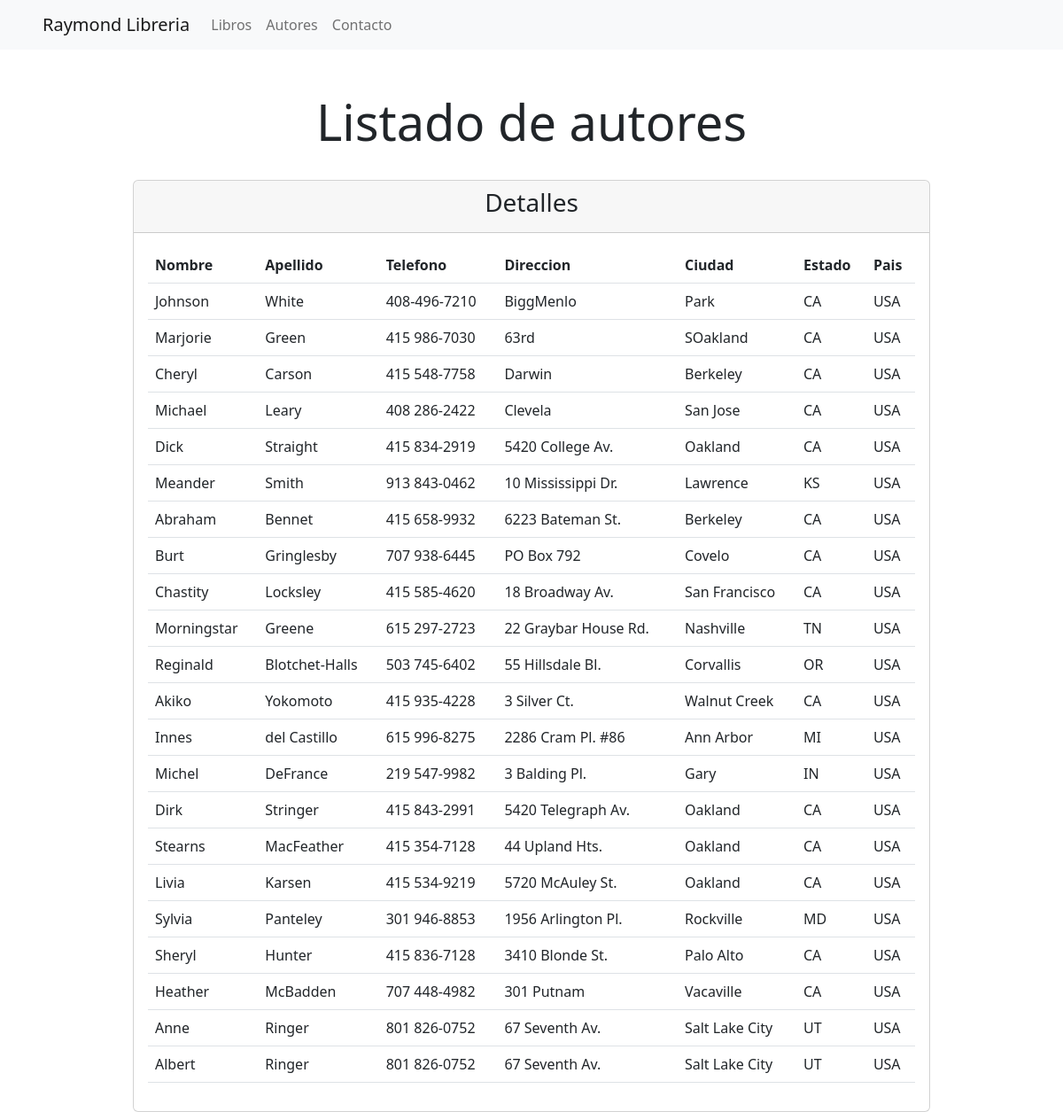
Screenshot of /autores.php with the database file from the repository.
### tables this page shows
CREATE TABLE IF NOT EXISTS `autores` (
  `id_autor` varchar(11) NOT NULL,
  `apellido` varchar(15) NOT NULL,
  `nombre` varchar(15) NOT NULL,
  `telefono` varchar(12) NOT NULL,
  `direccion` varchar(20) NOT NULL,
  `ciudad` varchar(15) NOT NULL,
  `estado` varchar(2) NOT NULL,
  `pais` varchar(3) NOT NULL,
  `cod_postal` int(5) NOT NULL,
  PRIMARY KEY (`id_autor`)
);

### autores.php (the view, shortened to what this page needs)
<?php
require("./db.php");
try {
    $sql = "SELECT nombre, apellido, telefono, direccion, ciudad, estado, pais FROM autores";
    $stmt = $conn->query($sql);
    $autores = $stmt->fetchAll(PDO::FETCH_ASSOC);
} catch (\Throwable $th) {
    $error = "No se pudo obtener los autores";
}
?>
<!DOCTYPE html>
<html lang="en">
<head>
    <link href="https://cdn.jsdelivr.net/npm/bootstrap@5.2.3/dist/css/bootstrap.min.css" rel="stylesheet">
</head>
<body>
    <header class="mb-5">
        <nav class="navbar navbar-expand-lg navbar-light bg-light ps-5">
            <a class="navbar-brand" href="./index.php">Raymond Libreria</a>
            <div class="collapse navbar-collapse" id="navbarNav">
              <ul class="navbar-nav">
                <li class="nav-item active">
                  <a class="nav-link" href="./libros.php">Libros</a>
                </li>
                <li class="nav-item ">
                  <a class="nav-link" href="#">Autores</a>
                </li>
                <li class="nav-item">
                  <a class="nav-link" href="./contacto.php">Contacto</a>
                </li>
              </ul>
            </div>
          </nav>
    </header>
    <main class="d-flex flex-column justify-content-center align-items-center">
        <div class="text-center">
            <h1 class="display-4">Listado de autores</h1>
        </div>
        <br />
        <div class="card w-75">
            <div class="card-header">
                <h3 class="text-center">Detalles</h3>
            </div>
            <div class="card-body">
              <?php if (isset($error)): ?>
                <p><?php echo $error ?></p>
              <?php else: ?>
                <table class="table">
                    <thead>
                        <tr>
                          <th>Nombre</th>
                          <th>Apellido</th>
                          <th>Telefono</th>
                          <th>Direccion</th>
                          <th>Ciudad</th>
                          <th>Estado</th>
                          <th>Pais</th>
                        </tr>
                    </thead>
                    <tbody>
                      <?php foreach($autores as $autor): ?>
                          <tr>
                              <td><?php echo $autor['nombre'] ?></td>
                              <td><?php echo $autor['apellido'] ?></td>
                              <td><?php echo $autor['telefono'] ?></td>
                              <td><?php echo $autor['direccion'] ?></td>
                              <td><?php echo $autor['ciudad'] ?></td>
                              <td><?php echo $autor['estado'] ?></td>
                              <td><?php echo $autor['pais'] ?></td>
                          </tr>
                        <?php endforeach;?>
                    </tbody>
                </table>
              <?php endif; ?>
            </div>
        </div>
    </main>
</body>
</html>

### rows the page displays
autores: nombre "Johnson", apellido "White", telefono "408-496-7210", direccion "BiggMenlo", ciudad "Park", estado "CA", pais "USA"
autores: nombre "Marjorie", apellido "Green", telefono "415 986-7030", direccion "63rd", ciudad "SOakland", estado "CA", pais "USA"
autores: nombre "Cheryl", apellido "Carson", telefono "415 548-7758", direccion "Darwin", ciudad "Berkeley", estado "CA", pais "USA"
autores: nombre "Michael", apellido "Leary", telefono "408 286-2422", direccion "Clevela", ciudad "San Jose", estado "CA", pais "USA"
autores: nombre "Dick", apellido "Straight", telefono "415 834-2919", direccion "5420 College Av.", ciudad "Oakland", estado "CA", pais "USA"
autores: nombre "Meander", apellido "Smith", telefono "913 843-0462", direccion "10 Mississippi Dr.", ciudad "Lawrence", estado "KS", pais "USA"
autores: nombre "Abraham", apellido "Bennet", telefono "415 658-9932", direccion "6223 Bateman St.", ciudad "Berkeley", estado "CA", pais "USA"
autores: nombre "Burt", apellido "Gringlesby", telefono "707 938-6445", direccion "PO Box 792", ciudad "Covelo", estado "CA", pais "USA"
autores: nombre "Chastity", apellido "Locksley", telefono "415 585-4620", direccion "18 Broadway Av.", ciudad "San Francisco", estado "CA", pais "USA"
autores: nombre "Morningstar", apellido "Greene", telefono "615 297-2723", direccion "22 Graybar House Rd.", ciudad "Nashville", estado "TN", pais "USA"
autores: nombre "Reginald", apellido "Blotchet-Halls", telefono "503 745-6402", direccion "55 Hillsdale Bl.", ciudad "Corvallis", estado "OR", pais "USA"
autores: nombre "Akiko", apellido "Yokomoto", telefono "415 935-4228", direccion "3 Silver Ct.", ciudad "Walnut Creek", estado "CA", pais "USA"
autores: nombre "Innes", apellido "del Castillo", telefono "615 996-8275", direccion "2286 Cram Pl. #86", ciudad "Ann Arbor", estado "MI", pais "USA"
autores: nombre "Michel", apellido "DeFrance", telefono "219 547-9982", direccion "3 Balding Pl.", ciudad "Gary", estado "IN", pais "USA"
autores: nombre "Dirk", apellido "Stringer", telefono "415 843-2991", direccion "5420 Telegraph Av.", ciudad "Oakland", estado "CA", pais "USA"
autores: nombre "Stearns", apellido "MacFeather", telefono "415 354-7128", direccion "44 Upland Hts.", ciudad "Oakland", estado "CA", pais "USA"
autores: nombre "Livia", apellido "Karsen", telefono "415 534-9219", direccion "5720 McAuley St.", ciudad "Oakland", estado "CA", pais "USA"
autores: nombre "Sylvia", apellido "Panteley", telefono "301 946-8853", direccion "1956 Arlington Pl.", ciudad "Rockville", estado "MD", pais "USA"
autores: nombre "Sheryl", apellido "Hunter", telefono "415 836-7128", direccion "3410 Blonde St.", ciudad "Palo Alto", estado "CA", pais "USA"
autores: nombre "Heather", apellido "McBadden", telefono "707 448-4982", direccion "301 Putnam", ciudad "Vacaville", estado "CA", pais "USA"
autores: nombre "Anne", apellido "Ringer", telefono "801 826-0752", direccion "67 Seventh Av.", ciudad "Salt Lake City", estado "UT", pais "USA"
autores: nombre "Albert", apellido "Ringer", telefono "801 826-0752", direccion "67 Seventh Av.", ciudad "Salt Lake City", estado "UT", pais "USA"
